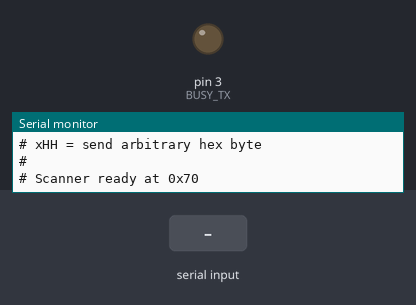
A sketch run on a simulated Arduino Uno, built with avr-gcc and run on an emulated ATmega328P. Parts: output pins drawn as LEDs (lit = HIGH), the last lines printed to the serial monitor. Inputs (shaded band) come from the test bench.

Above: at 1.2 s.
1.3 s: "n90\n" received over Serial
At 1.6 s:
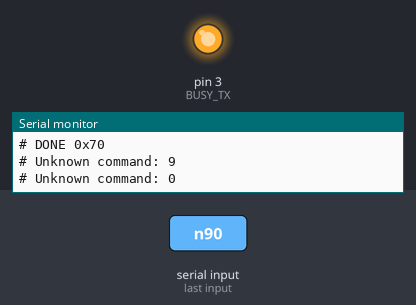
2.8 s: byte 114 ('r') received over Serial
4.3 s: "90,45\n" received over Serial
5.8 s: "x,45\n" received over Serial
Timing chart, 0 to 8.3 s (numbered marks = the images above; inputs shaded):
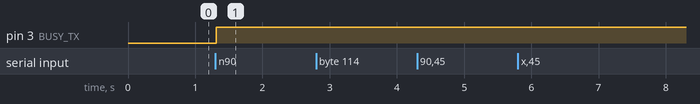

Measured:
- after the input at 1.3 s, pin 3 (BUSY_TX): LOW → HIGH at once

The sketch:

xs-tx-ex2.ino
```cpp
/*
  Kenwood XS byte scanner

  D2 -> 2.2k -> DATA
  D3 -> 2.2k -> BUSY

  Serial:
    n = send next byte 0x70..0x7F
    r = reset to 0x70
    xHH = send arbitrary hex byte, e.g. x8E
*/

const uint8_t DATA_TX = 2;
const uint8_t BUSY_TX = 3;


// Measured KR-V6070 timing
const uint16_t LEAD_US  = 1150;
const uint16_t START_US = 9800;

const uint16_t ONE_US   = 4900;
const uint16_t ZERO_US  = 9800;

const uint16_t HIGH_US  = 4900;
const uint16_t END_US   = 750;


uint8_t scanByte = 0x70;


// -----------------------------------------------------------------------------
// Bus control
//
// Same electrical model as successful 0x7D TX:
//   HIGH = actively driven
//   LOW  = released / high-Z
// -----------------------------------------------------------------------------

void setData(bool high)
{
  if (high) {
    digitalWrite(DATA_TX, HIGH);
    pinMode(DATA_TX, OUTPUT);
  } else {
    pinMode(DATA_TX, INPUT);
  }
}


void setBusy(bool high)
{
  if (high) {
    digitalWrite(BUSY_TX, HIGH);
    pinMode(BUSY_TX, OUTPUT);
  } else {
    pinMode(BUSY_TX, INPUT);
  }
}


void releaseBus()
{
  pinMode(DATA_TX, INPUT);
  pinMode(BUSY_TX, INPUT);
}


// -----------------------------------------------------------------------------
// XS8 TX
// -----------------------------------------------------------------------------

void sendXS8(uint8_t value)
{
  releaseBus();

  delay(10);


  // BUSY HIGH
  setBusy(true);

  delayMicroseconds(LEAD_US);


  // DATA HIGH -- start
  setData(true);

  delayMicroseconds(START_US);


  // 8 bits MSB first
  for (int bit = 7; bit >= 0; --bit) {

    // DATA LOW
    setData(false);

    if (value & (1 << bit)) {
      delayMicroseconds(ONE_US);
    } else {
      delayMicroseconds(ZERO_US);
    }


    // DATA HIGH
    setData(true);

    delayMicroseconds(HIGH_US);
  }


  // BUSY LOW while DATA remains HIGH
  setBusy(false);

  delayMicroseconds(END_US);


  // DATA LOW
  setData(false);


  releaseBus();
}


// -----------------------------------------------------------------------------
// Logging
// -----------------------------------------------------------------------------

void printHexByte(uint8_t value)
{
  if (value < 0x10) {
    Serial.print('0');
  }

  Serial.print(value, HEX);
}


void sendAndPrint(uint8_t value)
{
  Serial.print("# SEND 0x");
  printHexByte(value);
  Serial.println();

  Serial.flush();

  sendXS8(value);

  Serial.print("# DONE 0x");
  printHexByte(value);
  Serial.println();
}


// -----------------------------------------------------------------------------
// Hex parser
// -----------------------------------------------------------------------------

int hexDigit(char c)
{
  if (c >= '0' && c <= '9')
    return c - '0';

  if (c >= 'a' && c <= 'f')
    return c - 'a' + 10;

  if (c >= 'A' && c <= 'F')
    return c - 'A' + 10;

  return -1;
}


// -----------------------------------------------------------------------------
// Setup
// -----------------------------------------------------------------------------

void setup()
{
  Serial.begin(115200);

  releaseBus();

  Serial.println();
  Serial.println("# Kenwood XS byte scanner");
  Serial.println("#");
  Serial.println("# n   = next byte 0x70..0x7F");
  Serial.println("# r   = reset scanner to 0x70");
  Serial.println("# xHH = send arbitrary hex byte");
  Serial.println("#");
  Serial.println("# Scanner ready at 0x70");
}


// -----------------------------------------------------------------------------
// Main
// -----------------------------------------------------------------------------

void loop()
{
  if (!Serial.available()) {
    return;
  }


  char c = Serial.read();


  if (c == '\r' || c == '\n') {
    return;
  }


  // ---------------------------------------------------------------------------
  // NEXT
  // ---------------------------------------------------------------------------

  if (c == 'n' || c == 'N') {

    sendAndPrint(scanByte);

    if (scanByte == 0x7F) {

      Serial.println("# End of 0x70..0x7F range");
      scanByte = 0x70;

    } else {

      scanByte++;
    }

    return;
  }


  // ---------------------------------------------------------------------------
  // RESET
  // ---------------------------------------------------------------------------

  if (c == 'r' || c == 'R') {

    scanByte = 0x70;

    Serial.println("# Scanner reset to 0x70");

    return;
  }


  // ---------------------------------------------------------------------------
  // ARBITRARY HEX: xHH
  // ---------------------------------------------------------------------------

  if (c == 'x' || c == 'X') {

    while (Serial.available() < 2) {
      // Wait for two hex characters.
    }


    char h = Serial.read();
    char l = Serial.read();

    int hi = hexDigit(h);
    int lo = hexDigit(l);


    if (hi < 0 || lo < 0) {

      Serial.println("# Invalid hex");

      return;
    }


    uint8_t value =
      (uint8_t)((hi << 4) | lo);


    sendAndPrint(value);

    return;
  }


  Serial.print("# Unknown command: ");
  Serial.println(c);
}
```
